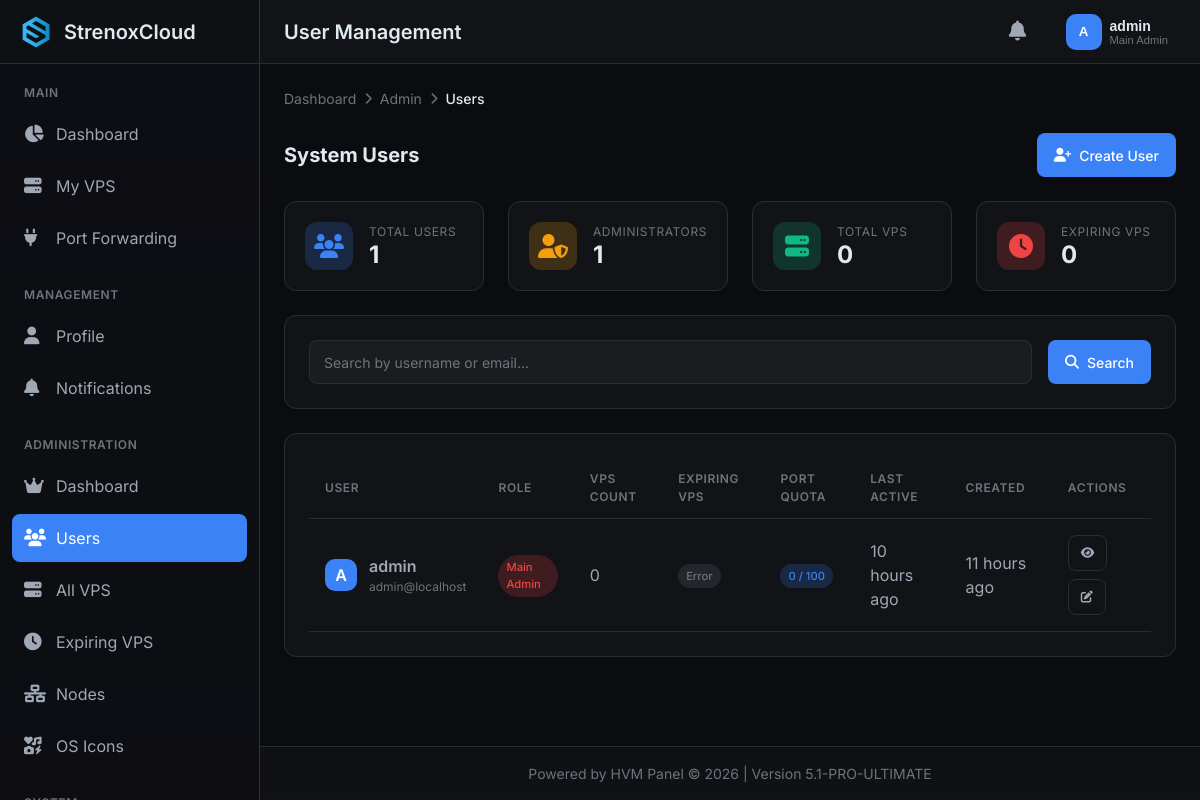
Page /admin/users (signed in) on the committed database.
### tables this page shows
CREATE TABLE settings (
            key TEXT PRIMARY KEY,
            value TEXT NOT NULL,
            description TEXT,
            updated_at TEXT NOT NULL
        );

CREATE TABLE users (
            id INTEGER PRIMARY KEY AUTOINCREMENT,
            username TEXT UNIQUE NOT NULL,
            email TEXT UNIQUE NOT NULL,
            password_hash TEXT NOT NULL,
            is_admin INTEGER DEFAULT 0,
            is_main_admin INTEGER DEFAULT 0,
            created_at TEXT NOT NULL,
            last_login TEXT,
            last_active TEXT,
            api_key TEXT UNIQUE,
            profile_picture TEXT,
            preferences TEXT DEFAULT '{}',
            two_factor_secret TEXT,
            two_factor_enabled INTEGER DEFAULT 0,
            theme TEXT DEFAULT 'default',
            language TEXT DEFAULT 'en'
        , discord_id TEXT, discord_username TEXT, discord_avatar TEXT, discord_email TEXT);

### hvm.py (the view)
@app.route('/admin/users')
@login_required
@admin_required
def admin_users():
    search_query = request.args.get('search', '')
    page = int(request.args.get('page', 1))
    per_page = 20
    offset = (page - 1) * per_page
    with get_db() as conn:
        cur = conn.cursor()
        if search_query:
            cur.execute('''SELECT u.*,
                           (SELECT COUNT(*) FROM vps WHERE user_id = u.id) as vps_count,
                           (SELECT allocated_ports FROM port_allocations WHERE user_id = u.id) as port_quota,
                           (SELECT used_ports FROM port_allocations WHERE user_id = u.id) as used_ports
                           FROM users u
                           WHERE u.username LIKE ? OR u.email LIKE ?
                           ORDER BY u.id
                           LIMIT ? OFFSET ?''',
                       (f'%{search_query}%', f'%{search_query}%', per_page, offset))
        else:
            cur.execute('''SELECT u.*,
                           (SELECT COUNT(*) FROM vps WHERE user_id = u.id) as vps_count,
                           (SELECT allocated_ports FROM port_allocations WHERE user_id = u.id) as port_quota,
                           (SELECT used_ports FROM port_allocations WHERE user_id = u.id) as used_ports
                           FROM users u
                           ORDER BY u.id
                           LIMIT ? OFFSET ?''',
                       (per_page, offset))
        users = [dict(row) for row in cur.fetchall()]
        if search_query:
            cur.execute('SELECT COUNT(*) FROM users WHERE username LIKE ? OR email LIKE ?',
                       (f'%{search_query}%', f'%{search_query}%'))
        else:
            cur.execute('SELECT COUNT(*) FROM users')
        total_users = cur.fetchone()[0]
    return render_template('admin/users.html',
                          panel_name=get_setting('site_name', 'HVM PANEL'),
                          users=users,
                          search_query=search_query,
                          page=page,
                          total_pages=(total_users + per_page - 1) // per_page)

### templates/admin/users.html (shortened to what this page needs)
{% extends "base.html" %}
{% block header_title %}User Management{% endblock %}
{% block breadcrumbs %}
<div class="breadcrumb">
    <a href="{{ url_for('dashboard') }}" class="breadcrumb-item">Dashboard</a>
    <span class="breadcrumb-separator"><i class="fas fa-chevron-right"></i></span>
    <a href="{{ url_for('admin_dashboard') }}" class="breadcrumb-item">Admin</a>
    <span class="breadcrumb-separator"><i class="fas fa-chevron-right"></i></span>
    <span class="breadcrumb-item active">Users</span>
</div>
{% endblock %}
{% block content %}
<div style="display: flex; justify-content: space-between; align-items: center; margin-bottom: 1.5rem; flex-wrap: wrap; gap: 1rem;">
    <h2 style="font-size: 1.25rem; margin: 0;">System Users</h2>
    <a href="{{ url_for('admin_users_create') }}" class="btn btn-primary">
        <i class="fas fa-user-plus"></i> Create User
    </a>
</div>
<div class="grid grid-4" style="margin-bottom: 1.5rem;">
    <div class="stat-card">
        <div class="stat-icon primary">
            <i class="fas fa-users"></i>
        </div>
        <div class="stat-content">
            <div class="stat-label">Total Users</div>
            <div class="stat-value">{{ users|length }}</div>
        </div>
    </div>
    <div class="stat-card">
        <div class="stat-icon warning">
            <i class="fas fa-user-shield"></i>
        </div>
        <div class="stat-content">
            <div class="stat-label">Administrators</div>
            <div class="stat-value">{{ users|selectattr('is_admin', 'equalto', 1)|list|length }}</div>
        </div>
    </div>
    <div class="stat-card">
        <div class="stat-icon success">
            <i class="fas fa-server"></i>
        </div>
        <div class="stat-content">
            <div class="stat-label">Total VPS</div>
            <div class="stat-value" id="totalVPSCount">
                {% set total_vps = namespace(count=0) %}
                {% for user in users %}
                    {% set total_vps.count = total_vps.count + (user.vps_count or 0) %}
                {% endfor %}
                {{ total_vps.count }}
            </div>
        </div>
    </div>
    <div class="stat-card">
        <div class="stat-icon danger">
            <i class="fas fa-clock"></i>
        </div>
        <div class="stat-content">
            <div class="stat-label">Expiring VPS</div>
            <div class="stat-value" id="totalExpiringCount">
            </div>
        </div>
    </div>
</div>
<div class="card" style="margin-bottom: 1.5rem;">
    <form method="GET" action="{{ url_for('admin_users') }}">
        <div style="display: flex; gap: 1rem; flex-wrap: wrap;">
            <div style="flex: 1; min-width: 200px;">
                <input type="text" name="search" class="form-control" placeholder="Search by username or email..." value="{{ search_query or '' }}">
            </div>
            <button type="submit" class="btn btn-primary">
                <i class="fas fa-search"></i> Search
            </button>
        </div>
    </form>
</div>
<div class="card">
    <div class="table-responsive">
        <table class="table">
            <thead>
                <tr>
                    <th>User</th>
                    <th>Role</th>
                    <th>VPS Count</th>
                    <th>Expiring VPS</th>
                    <th>Port Quota</th>
                    <th>Last Active</th>
                    <th>Created</th>
                    <th>Actions</th>
                </tr>
            </thead>
            <tbody>
                {% for user in users %}
                <tr>
                    <td>
                        <div style="display: flex; align-items: center; gap: 0.75rem;">
                            <div class="user-avatar" style="width: 32px; height: 32px;">
                                {% if user.profile_picture %}
                                <img src="{{ user.profile_picture }}" alt="{{ user.username }}">
                                {% else %}
                                <span>{{ user.username[:1].upper() }}</span>
                                {% endif %}
                            </div>
                            <div>
                                <div style="font-weight: 600;">{{ user.username }}</div>
                                <div style="font-size: 0.75rem; color: var(--text-muted);">{{ user.email }}</div>
                            </div>
                        </div>
                    </td>
                    <td>
                        {% if user.is_main_admin %}
                        <span class="badge badge-danger">Main Admin</span>
                        {% elif user.is_admin %}
                        <span class="badge badge-warning">Admin</span>
                        {% else %}
                        <span class="badge badge-success">User</span>
                        {% endif %}
                    </td>
                    <td>{{ user.vps_count or 0 }}</td>
                    <td>
                        <div class="expiring-vps-cell" data-user-id="{{ user.id }}">
                        </div>
                    </td>
                    <td>
                        <span class="badge badge-info">{{ user.used_ports or 0 }} / {{ user.port_quota or 0 }}</span>
                    </td>
                    <td>{{ user.last_active|relative_time if user.last_active else 'Never' }}</td>
                    <td>{{ user.created_at|relative_time }}</td>
                    <td>
                        <div style="display: flex; gap: 0.5rem; flex-wrap: wrap;">
                            <a href="{{ url_for('admin_user_detail', user_id=user.id) }}" class="btn btn-sm btn-outline" data-tooltip="View Details">
                                <i class="fas fa-eye"></i>
                            </a>
                            <a href="{{ url_for('admin_user_edit', user_id=user.id) }}" class="btn btn-sm btn-outline" data-tooltip="Edit User">
                                <i class="fas fa-edit"></i>
                            </a>
                        </div>
                    </td>
                </tr>
                {% endfor %}
            </tbody>
        </table>
    </div>
</div>
{% endblock %}

### templates/base.html (shortened to what this page needs)
<!DOCTYPE html>
<html lang="en" data-theme="dark">
<head>
    <link rel="stylesheet" href="https://cdnjs.cloudflare.com/ajax/libs/font-awesome/6.4.0/css/all.min.css">
</head>
<body>
    <div class="app-wrapper">
        <aside class="sidebar" id="sidebar">
            <div class="sidebar-header">
                <a href="{{ url_for('dashboard') if current_user.is_authenticated else url_for('index') }}" class="logo">
                    <img src="{{ get_setting('header_icon', '/static/img/logo.png') }}" alt="{{ panel_name }}">
                    <span>{{ panel_name }}</span>
                </a>
            </div>
            {% if current_user.is_authenticated %}
            <nav class="sidebar-nav">
                <div class="nav-section">
                    <div class="nav-section-title">Main</div>
                    <a href="{{ url_for('dashboard') }}" class="nav-item {% if request.endpoint == 'dashboard' %}active{% endif %}">
                        <i class="fas fa-chart-pie"></i>
                        <span>Dashboard</span>
                    </a>
                    <a href="{{ url_for('vps_list') }}" class="nav-item {% if request.endpoint in ['vps_list', 'vps_detail', 'vps_console'] %}active{% endif %}">
                        <i class="fas fa-server"></i>
                        <span>My VPS</span>
                    </a>
                    <a href="{{ url_for('ports_list') }}" class="nav-item {% if request.endpoint == 'ports_list' %}active{% endif %}">
                        <i class="fas fa-plug"></i>
                        <span>Port Forwarding</span>
                    </a>
                </div>
                <div class="nav-section">
                    <div class="nav-section-title">Management</div>
                    <a href="{{ url_for('profile') }}" class="nav-item {% if request.endpoint == 'profile' %}active{% endif %}">
                        <i class="fas fa-user"></i>
                        <span>Profile</span>
                    </a>
                    <a href="{{ url_for('notifications') }}" class="nav-item {% if request.endpoint == 'notifications' %}active{% endif %}">
                        <i class="fas fa-bell"></i>
                        <span>Notifications</span>
                    </a>
                </div>
                {% if current_user.is_admin %}
                <div class="nav-section">
                    <div class="nav-section-title">Administration</div>
                    <a href="{{ url_for('admin_dashboard') }}" class="nav-item {% if request.endpoint == 'admin_dashboard' %}active{% endif %}">
                        <i class="fas fa-crown"></i>
                        <span>Dashboard</span>
                    </a>
                    <a href="{{ url_for('admin_users') }}" class="nav-item {% if request.endpoint and 'user' in request.endpoint %}active{% endif %}">
                        <i class="fas fa-users"></i>
                        <span>Users</span>
                    </a>
                    <a href="{{ url_for('admin_vps') }}" class="nav-item {% if request.endpoint == 'admin_vps' %}active{% endif %}">
                        <i class="fas fa-server"></i>
                        <span>All VPS</span>
                    </a>
                    <a href="{{ url_for('admin_vps_expiring') }}?days=30" class="nav-item {% if request.endpoint == 'admin_vps_expiring' %}active{% endif %}">
                        <i class="fas fa-clock"></i>
                        <span>Expiring VPS</span>
                    </a>
                    <a href="{{ url_for('admin_nodes') }}" class="nav-item {% if request.endpoint and 'node' in request.endpoint %}active{% endif %}">
                        <i class="fas fa-network-wired"></i>
                        <span>Nodes</span>
                    </a>
                    <a href="{{ url_for('os_icons') }}" class="nav-item {% if request.endpoint == 'os_icons' %}active{% endif %}">
                        <i class="fas fa-icons"></i>
                        <span>OS Icons</span>
                    </a>
                </div>
                <div class="nav-section">
                    <div class="nav-section-title">System</div>
                </div>
                {% endif %}
            </nav>
            {% endif %}
        </aside>
        <main class="main-content" id="mainContent">
            <header class="header">
                <div class="header-left">
                    <h1 class="header-title">{% block header_title %}{{ panel_name }}{% endblock %}</h1>
                </div>
                <div class="header-right">
                    {% if current_user.is_authenticated %}
                    <div class="notifications-dropdown">
                        <button class="notifications-btn" id="notificationsBtn">
                            <i class="fas fa-bell"></i>
                        </button>
                    </div>
                    <div class="user-menu">
                        <button class="user-btn" id="userMenuBtn">
                            <div class="user-avatar">
                                {% if current_user.profile_picture %}
                                <img src="{{ current_user.profile_picture }}" alt="{{ current_user.username }}">
                                {% else %}
                                <span>{{ current_user.username[:1].upper() }}</span>
                                {% endif %}
                            </div>
                            <div class="user-info">
                                <div class="user-name">{{ current_user.username }}</div>
                                <div class="user-role">
                                    {% if current_user.is_main_admin %}
                                    Main Admin
                                    {% elif current_user.is_admin %}
                                    Admin
                                    {% else %}
                                    User
                                    {% endif %}
                                </div>
                            </div>
                        </button>
                    </div>
                    {% endif %}
                </div>
            </header>
            <div class="content">
                {% block breadcrumbs %}{% endblock %}
                {% block content %}{% endblock %}
            </div>
            <footer class="footer">
                {{ get_setting('footer_text', 'Powered by HVM Panel') }} &copy; {{ now().year }} | Version {{ PANEL_VERSION }}
            </footer>
        </main>
    </div>
</body>
</html>

### rows in the picture
settings: value (picture)
settings: value "StrenoxCloud"
users: username "A", username "admin", email "admin@localhost", is_main_admin "Main Admin", two_factor_enabled "0", port_quota "100", last_active|relative_time "10 hours ago", created_at|relative_time "11 hours ago"
settings: value "Powered by HVM Panel"

### other values in the picture
{{ users|length }} "1"
{{ users|selectattr('is_admin', 'equalto', 1)|list|length }} "1"
{{ total_vps.count }} "0"
{{ PANEL_VERSION }} "5.1-PRO-ULTIMATE"
